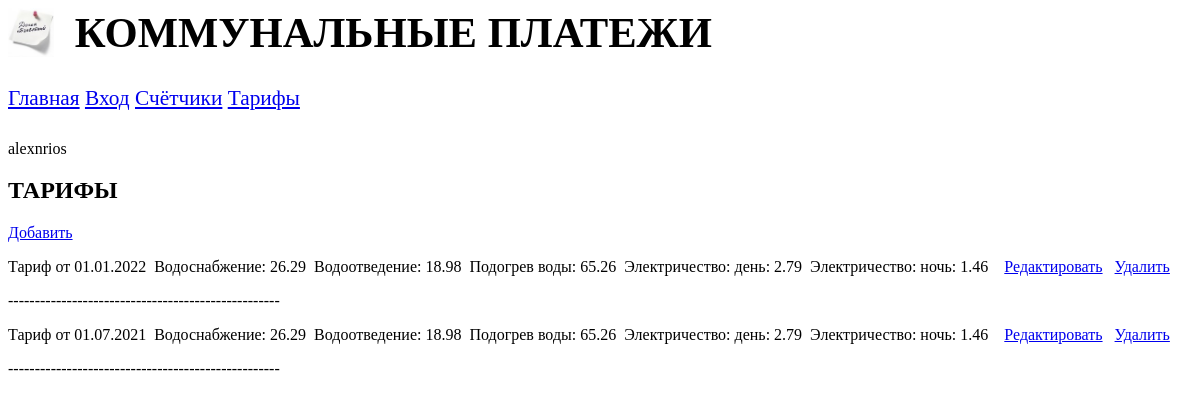
Page /prospect/tariffs/ (signed in) on the committed database.
### prospect/models.py (models this page shows)
class Tariffs(models.Model):
    date_start = models.DateField(verbose_name='Начало действия тарифов')
    water_supply = models.DecimalField(verbose_name='Водоснабжение', max_digits=5, decimal_places=2, default=0.00)
    water_drainage = models.DecimalField(verbose_name='Водоотведение', max_digits=5, decimal_places=2, default=0.00)
    heating_water = models.DecimalField(verbose_name='Подогрев воды', max_digits=5, decimal_places=2, default=0.00)
    el_day = models.DecimalField(verbose_name='Электричество: день', max_digits=5, decimal_places=2, default=0.00)
    el_night = models.DecimalField(verbose_name='Электричество: ночь', max_digits=5, decimal_places=2, default=0.00)
    class Meta:
        verbose_name_plural = 'Тарифы'
        verbose_name = 'Тарифы'
        unique_together = ('date_start', )
        ordering = ['-date_start']

### prospect/views.py (the view)
# urls.py: path('tariffs/', tariffs, name='tariffs'),
@login_required()
@permission_required('prospect.view_tariffs', raise_exception=True)
def tariffs(request):
    context = {'tariffs': Tariffs.objects.all()}
    return render(request, 'prospect/tariffs.html', context)

### prospect/templates/prospect/tariffs.html (shortened to what this page needs)
{% extends "layout/basic.html" %}
{% block content %}
<h2>ТАРИФЫ</h2>
{% if 'prospect.add_tariffs' in perms %}
<a href="{% url 'add_tariff' %}">Добавить</a>
{% endif %}
{% for bb in tariffs %}
<div class="b">
    <p>
        <span>Тариф от {{ bb.date_start|date:"d.m.Y" }}</span>&nbsp;
        <span>Водоснабжение: {{ bb.water_supply }}</span>&nbsp;
        <span>Водоотведение: {{ bb.water_drainage }}</span>&nbsp;
        <span>Подогрев воды: {{ bb.heating_water }}</span>&nbsp;
        <span>Электричество: день: {{ bb.el_day }}</span>&nbsp;
        <span>Электричество: ночь: {{ bb.el_night }}</span>
        {% if 'prospect.change_tariffs' in perms %}
        <a href="{% url 'edit_tariff' pk=bb.pk %}">Редактировать</a>
        {% endif %}
        {% if 'prospect.delete_tariffs' in perms %}
        <a href="{% url 'del_tariff' pk=bb.pk %}">Удалить</a>
        {% endif %}
    </p>
    <p>---------------------------------------------------</p>
</div>
{% endfor %}
{% endblock %}

### prospect/templates/layout/basic.html (shortened to what this page needs)
{% load static %}
<html>
<head>
    <link rel="stylesheet" type="text/css" href="{% static 'prospect/style.css' %}">
</head>
<body>
    <header>
        <h1>Коммунальные платежи</h1>
    </header>
    <nav>
        <a href="{% url 'index' %}">Главная</a>
        <a href="{% url 'login' %}">Вход</a>
        <a href="{% url 'counters' %}">Счётчики</a>
        <a href="{% url 'tariffs' %}">Тарифы</a>
    </nav>
    <br />
    <br />
    <br />
    {{ user.username }}&nbsp;{{ user.get_full_name }}
    <section>
        {% block content %}
        {% endblock %}
    </section>
</body>
</html>

### prospect/static/prospect/style.css (style rules this page uses)
header { background: url("bg.jpg") left / auto 100% no-repeat; }
header h1 { font-size: 32pt; text-transform : uppercase; text-align: left; margin-left: 50pt; }
nav { font-size: 16pt; width: 150рх; float: left; }
section { margin-left: 170рх; }

### rows in the picture
Tariffs: date_start "01.01.2022", water_supply "26.29", water_drainage "18.98", heating_water "65.26", el_day "2.79", el_night "1.46"
Tariffs: date_start "01.07.2021", water_supply "26.29", water_drainage "18.98", heating_water "65.26", el_day "2.79", el_night "1.46"

### other values in the picture
{{ user.username }} "alexnrios"
